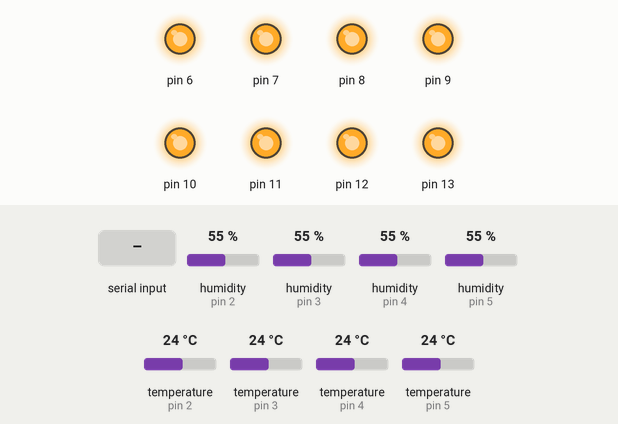
Recording of a sketch running on a simulated Arduino Uno, built with avr-gcc and run on an emulated ATmega328P. Shown: output pins drawn as LEDs (lit = HIGH). The inputs (shaded band) are chosen by the test bench; at power-on: humidity (sensors on pin 2, pin 3, pin 4, pin 5) 55 %, temperature (sensors on pin 2, pin 3, pin 4, pin 5) 24 °C. What the sketch prints to the serial monitor is not drawn.

Above: at 1.2 s.
1.3 s: "1\n" received over Serial
At 2.7 s:
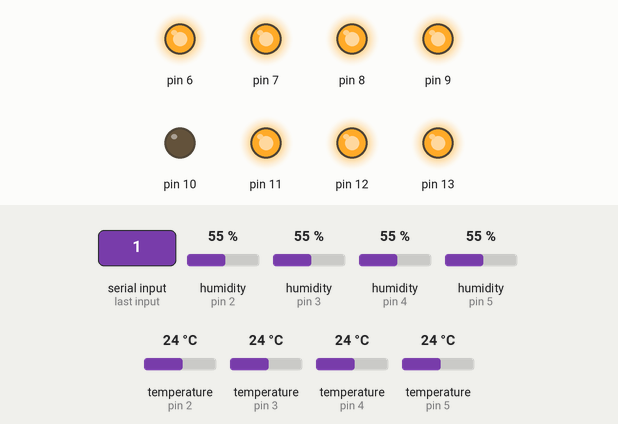
Timing chart, 0 to 4.3 s (numbered marks = the images above; inputs shaded):
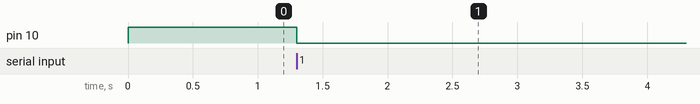

Measured:
- after the input at 1.3 s, pin 10: HIGH → LOW at once

The sketch:

relay_interface.ino
```cpp
#include <dht.h>

#define SENSOR_A_PIN 2
#define SENSOR_B_PIN 3
#define SENSOR_C_PIN 4
#define SENSOR_D_PIN 5

#define MOISTURE_PIN A0

dht DHT;
int interval = 5000;
unsigned long previous_millis = 0;

void report_moisture(int pin)
{
  int sensorValue = analogRead(pin);
  Serial.print(pin);
  Serial.print(',');
  Serial.print("OK");
  Serial.print(',');
  Serial.print(sensorValue);
  Serial.print("\n");
}

void report_dht(int pin)
{
  int chk = DHT.read22(pin);
  Serial.print(pin);
  Serial.print(',');
  switch (chk)
    {
    case DHTLIB_OK:
        Serial.print("OK");
        break;
    case DHTLIB_ERROR_CHECKSUM:
        Serial.print("Checksum error");
        break;
    case DHTLIB_ERROR_TIMEOUT:
        Serial.print("Time out error");
        break;
    case DHTLIB_ERROR_CONNECT:
        Serial.print("Connect error");
        break;
    case DHTLIB_ERROR_ACK_L:
        Serial.print("Ack Low error");
        break;
    case DHTLIB_ERROR_ACK_H:
        Serial.print("Ack High error");
        break;
    default:
        Serial.print("Unknown error");
        break;
    }
    Serial.print(',');
    Serial.print(DHT.humidity, 1);
    Serial.print(',');
    Serial.print(DHT.temperature, 1);
    Serial.print("\n");
}

void setup()
{
  Serial.begin(9600);
  pinMode(13, OUTPUT);
  pinMode(12, OUTPUT);
  pinMode(11, OUTPUT);
  pinMode(10, OUTPUT);
  pinMode(9, OUTPUT);
  pinMode(8, OUTPUT);
  pinMode(7, OUTPUT);
  pinMode(6, OUTPUT);

  digitalWrite(13, HIGH);
  digitalWrite(12, HIGH);
  digitalWrite(11, HIGH);
  digitalWrite(10, HIGH);
  digitalWrite(9, HIGH);
  digitalWrite(8, HIGH);
  digitalWrite(7, HIGH);
  digitalWrite(6, HIGH);
}

void loop()
{
  byte control;
  byte pin;

  if (Serial.available())
  {
   control = Serial.read();
   pin = control & 15;
   if (pin <= 13 && pin >= 6) {
     if (control & 16)
     {
      digitalWrite(pin, HIGH);
     } else {
      digitalWrite(pin, LOW);
     }
    }
  }

  unsigned long current_millis = millis();
  if ((unsigned long)(current_millis - previous_millis) > interval)
  {
    previous_millis = current_millis;

    report_dht(SENSOR_A_PIN);
    report_dht(SENSOR_B_PIN);
    report_dht(SENSOR_C_PIN);
    report_dht(SENSOR_D_PIN);
    report_moisture(MOISTURE_PIN);
  }
}
```
